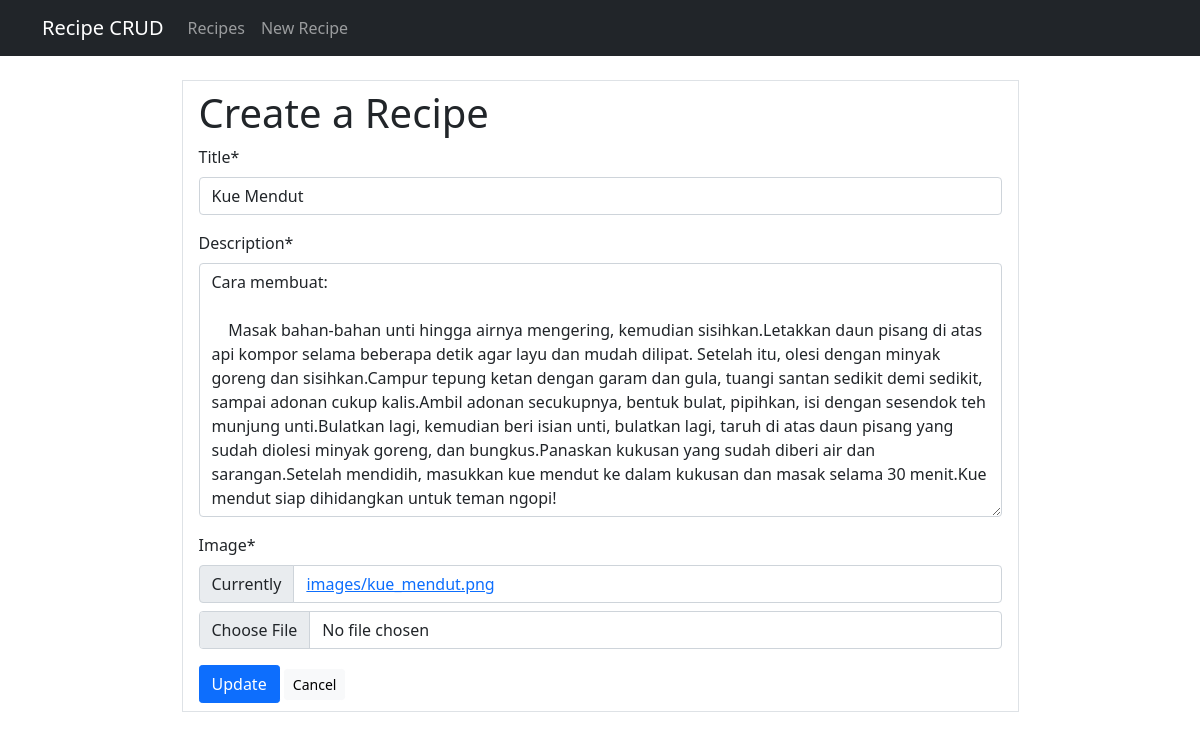
/recipe-update/5, run on the app's committed database.
### recipe_app/models.py (models this page shows, shortened)
class Recipe(models.Model):
    title = models.CharField(max_length=200)
    description = models.TextField()
    image = models.ImageField(upload_to='images/')
    created_at = models.DateTimeField(auto_now_add=True)

### recipe_app/views.py (the view)
# urls.py: path('recipe-update/<int:pk>', views.RecipeUpdate.as_view(), name='recipe_update'),
class RecipeUpdate(UpdateView):
    model = Recipe
    template_name = 'recipe_update.html'
    fields = ['title', 'description', 'image']
    success_url = reverse_lazy('recipe_list')

### recipe_app/templates/recipe_update.html (shortened to what this page needs)
{% extends 'base.html' %}
{% load crispy_forms_tags %}
{% block content %}
<div class="d-flex justify-content-center ">
<form action="{% url 'recipe_update' recipe.id %}" method="POST" class="w-75 border border-1 py-2 px-3" enctype="multipart/form-data">
    <h1>Create a Recipe</h1>
    {{ form|crispy }}
    <button type="submit" class="btn btn-primary rounded-1">Update</button>
    <a href="{% url 'recipe_list' %}" class="btn btn-light btn-sm rounded-1">Cancel</a>
</form>
</div>
{% endblock %}

### data on the page
Recipe: title "Kue Mendut", description "Cara membuat: Masak bahan-bahan unti hingga airnya mengering, kemudian sisihkan.Letakkan daun pisang di atas api kompor selama beberapa detik agar layu dan mudah dilipat. Setelah itu, olesi dengan minyak goreng dan sisihkan.Campur tepung ketan dengan garam dan gula, tuangi santan sedikit demi sedikit, sampai adonan cukup kalis.Ambil adonan secukupnya, bentuk bulat, pipihkan, isi dengan sesendok teh munjung unti.Bulatkan lagi, kemudian beri isian unti, bulatkan lagi, taruh di atas daun pisang yang sudah diolesi minyak goreng, dan bungkus.Panaskan kukusan yang sudah diberi air dan sarangan.Setelah mendidih, masukkan kue mendut ke dalam kukusan dan masak selama 30 menit.Kue mendut siap…"
